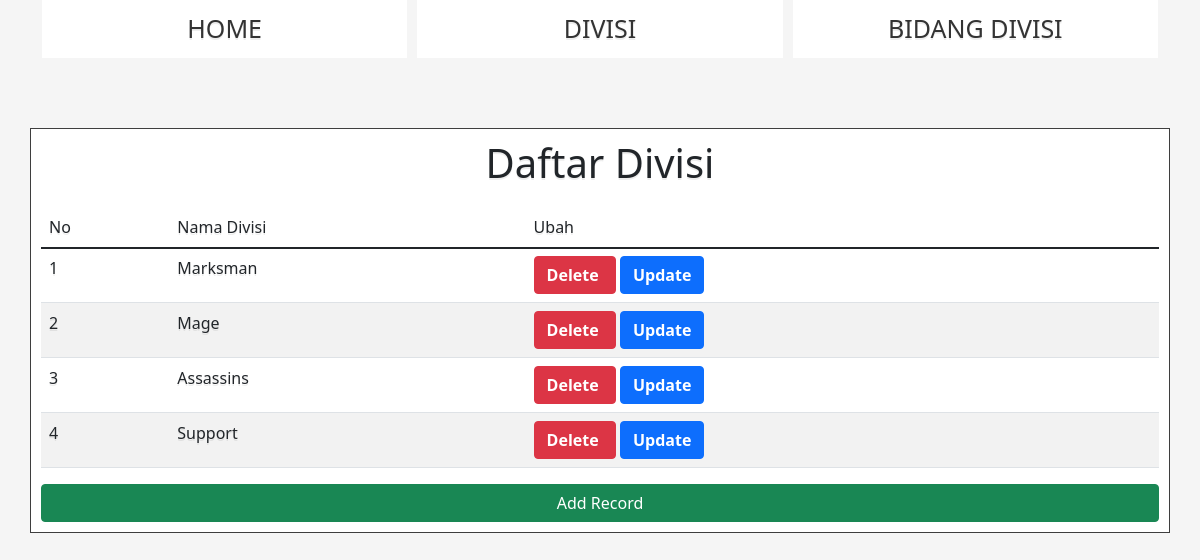
The app's page /divisi.php with its own data.
### tables this page shows
CREATE TABLE `divisi` (
  `id_divisi` int(11) NOT NULL AUTO_INCREMENT,
  `nama_divisi` varchar(255) DEFAULT NULL,
  PRIMARY KEY (`id_divisi`)
);

### conf.php (called while the page is built)
<?php
$db_host = "localhost";
$db_user = "root";
$db_pass = "";
$db_name = "tp2_dpbo";
?>

### includes/db.php (called while the page is built, shortened)
<?php
class db
{
    var $db_host = "";
    var $db_user = "";
    var $db_pass = "";
    var $db_name = "";
    var $db_link = "";
    var $result = 0;
    function DB($db_host = '', $db_user = '', $db_pass = '', $db_name = '')
    {
        $this->db_host = $db_host;
        $this->db_user = $db_user;
        $this->db_pass = $db_pass;
        $this->db_name = $db_name;
    }
    function open()
    {
        $this->db_link = mysqli_connect($this->db_host, $this->db_user, $this->db_pass, $this->db_name);
    }
    function execute($query = "")
    {
        $this->result = mysqli_query($this->db_link, $query);
        return $this->result;
    }
    function getResult()
    {
        return mysqli_fetch_array($this->result);
    }
}
?>

### includes/divisi.php (called while the page is built, shortened)
<?php
class divisi extends db
{
    function getDivisi()
    {
        $query = "SELECT * FROM divisi";
        return $this->execute($query);
    }
}
?>

### divisi.php (the view, shortened to what this page needs)
<?php
include("conf.php");
include("includes/db.php");
include("includes/divisi.php");
$divisi = new divisi($db_host, $db_user, $db_pass, $db_name);
$divisi->open();
$data = null;
$no = 1;
$divisi->getDivisi();
while(list($id_divisi, $nama_divisi) = $divisi->getResult()){
    $data .= "<tr>
    <td>". $no ." </td>
    <td>". $nama_divisi."</td>
    <td><button class='btn btn-danger' name='hapus'><a href='divisi.php?delete_key_divisi=$id_divisi' style='color: white; font-weight: bold; text-decoration: none'>Delete</a>&nbsp</button>
    <button class='btn btn-primary' ><a href='add_divisi.php?update_key_divisi=$id_divisi' style='color: white; font-weight: bold; text-decoration: none'>Update</a></button>
    </tr>";
    $no++;
}

### style.css (style rules this page uses)
html { box-sizing: border-box; font-family: Arial, Helvetica, sans-serif; color: #333; text-shadow: 0 2px 0 rgba(0, 0, 0, 0.07); padding: 0; }
*, *:before, *:after { box-sizing: inherit; }
h1 { font-size: 20px; }
body { background-color: #f0f0f0; min-height: calc(100vh - 100px); margin: 50px; }
.menu ul { display: grid; grid-gap: 10px; padding: 0; list-style: none; grid-template-columns: repeat(auto-fit, minmax(100px, 1fr)); }
.menu a { background: #fff; display: block; text-decoration: none; padding: 10px; text-align: center; color: #333; text-transform: uppercase; font-size: 25px; margin-bottom: 30px; }

### records on screen
divisi: nama_divisi "Marksman"
divisi: nama_divisi "Mage"
divisi: nama_divisi "Assassins"
divisi: nama_divisi "Support"

### other values on screen
$this->content "HOME DIVISI BIDANG DIVISI Daftar Divisi No Nama Divisi Ubah Add Record"
